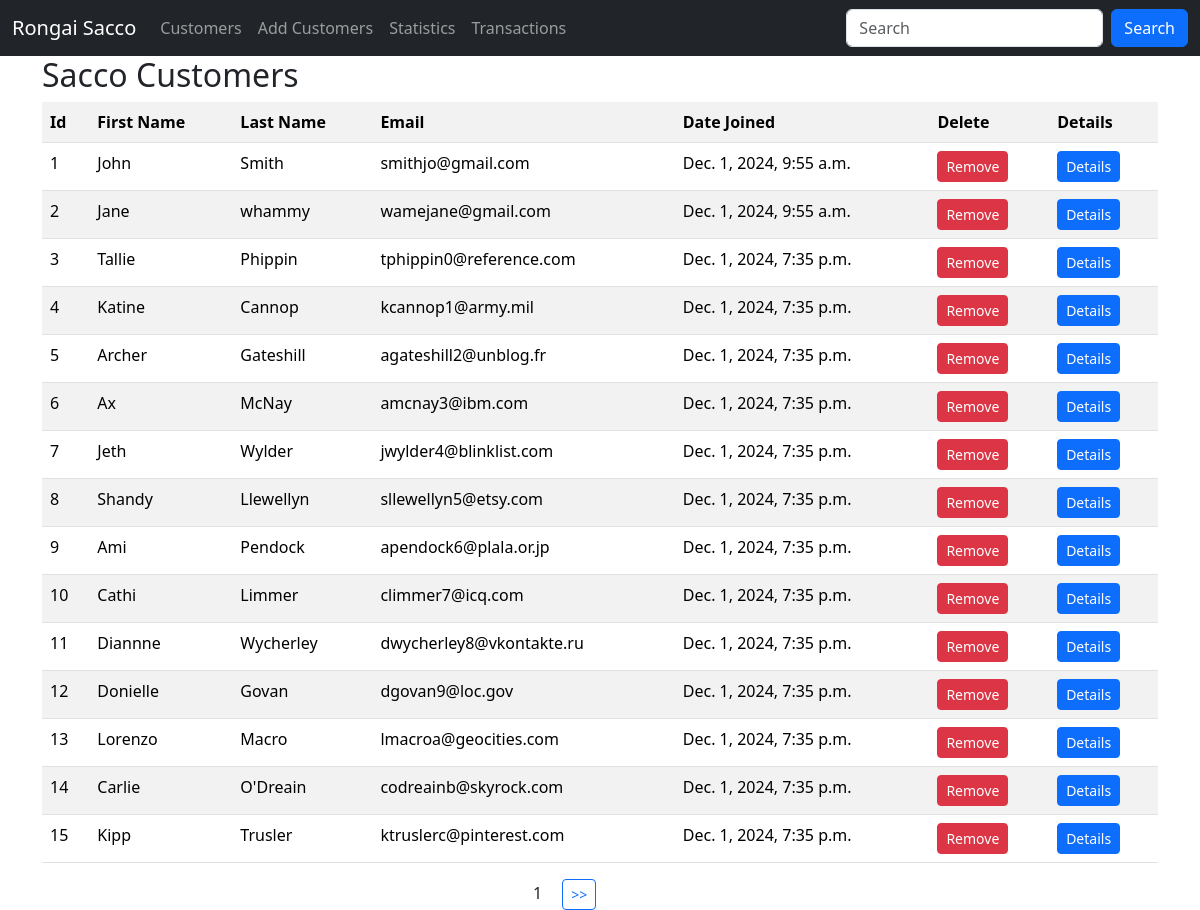
The app's page / (signed in), older data.
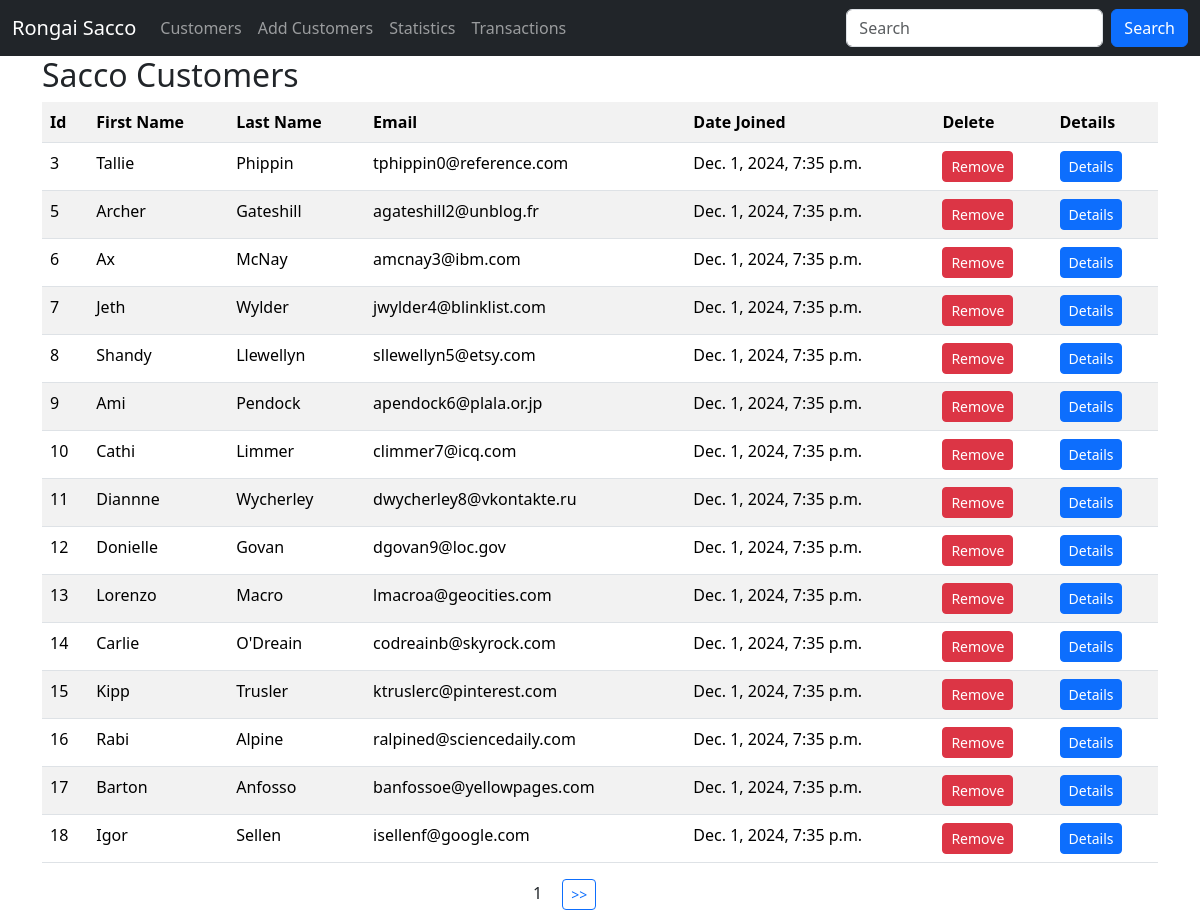
The same page, newer data.
### sacco/models.py (models this page shows, shortened)
class Customer(models.Model):
    first_name = models.CharField(max_length=35)
    last_name = models.CharField(max_length=35)
    email = models.EmailField(unique=True)
    dob = models.DateField()
    gender = models.CharField(max_length=10)
    created_at = models.DateTimeField(auto_now_add=True)  # when was the record created
    updated_at = models.DateTimeField(auto_now=True)  # when was the last time the record was updated
    class Meta:
        db_table = 'customers'

### sacco/views.py (the view)
# urls.py: path('', views.customers, name='customers'),
@login_required
def customers(request):
    data = Customer.objects.all().order_by('id').values()# ORM select * from customers
    paginator = Paginator(data, 15)
    page = request.GET.get('page', 1)
    try:
      paginated_data = paginator.page(page)
    except  EmptyPage:
        paginated_data = paginator.page(1)
    return render(request, "customers.html", {"data": paginated_data})

### templates/customers.html (shortened to what this page needs)
{% extends 'master.html' %}
{% block content %}
    <div class="container">
        <h2>Sacco Customers</h2>
        <table class="table table-striped">
            <tr>
                <th>Id</th>
                <th>First Name</th>
                <th>Last Name</th>
                <th>Email</th>
                <th>Date Joined</th>
                <th>Delete</th>
                <th>Details</th>
            </tr>
            {% for customer in data.object_list %}
                <tr>
                    <td>{{ customer.id }}</td>
                    <td>{{ customer.first_name }}</td>
                    <td>{{ customer.last_name }}</td>
                    <td>{{ customer.email }}</td>
                    <td>{{ customer.created_at }}</td>
                    <td>
                        <a class="btn btn-danger btn-sm" href="{% url 'delete_customer' customer.id %}">Remove</a>
                    </td>
                    <td>
                        <a class="btn btn-primary btn-sm" href="{% url 'customer_details' customer.id %}">Details</a>
                    </td>
                </tr>
            {% empty %}
                <p class="btn btn-danger">No Customers in the Sacco</p>
            {% endfor %}
        </table>
        <div class="row justify-content-center">
            <div class="col-sm-2">
                <span class="mx-3">{{ data.number }}</span>
                {% if data.has_next %}
                    <a class="btn btn-outline-primary btn-sm" href="?page={{ data.next_page_number }}"> >> </a>
                {% endif %}
            </div>
        </div>
    </div>
{% endblock %}

### templates/master.html (shortened to what this page needs)
<!DOCTYPE html>
<html lang="en">
<head>
    <link href="https://cdn.jsdelivr.net/npm/bootstrap@5.3.3/dist/css/bootstrap.min.css" rel="stylesheet">
</head>
<body>
<nav class="navbar navbar-expand-sm navbar-dark bg-dark">
    <div class="container-fluid">
        <a class="navbar-brand" href="">Rongai Sacco</a>
        <div class="collapse navbar-collapse" id="mynavbar">
            <ul class="navbar-nav me-auto">
                <li class="nav-item">
                    <a class="nav-link" href="{% url 'customers' %}">Customers</a>
                </li>
                <li class="nav-item">
                    <a class="nav-link" href="{% url 'add_customer' %}">Add Customers</a>
                </li>
                <li class="nav-item">
                    <a class="nav-link" href="#">Statistics</a>
                </li>
                <li class="nav-item">
                    <a class="nav-link" href="#">Transactions</a>
                </li>
            </ul>
            <form class="d-flex">
                <input class="form-control me-2" type="text" placeholder="Search">
                <button class="btn btn-primary" type="button">Search</button>
            </form>
        </div>
    </div>
</nav>
{% block content %}
{% endblock %}
</body>
</html>

Row changes from the older to the newer data that the page shows:
removed Customer: id "1", first_name "John", last_name "Smith", email "smithjo@gmail.com", created_at "Dec. 1, 2024, 9:55 a.m."
removed Customer: id "2", first_name "Jane", last_name "whammy", email "wamejane@gmail.com", created_at "Dec. 1, 2024, 9:55 a.m."
removed Customer: id "4", first_name "Katine", last_name "Cannop", email "kcannop1@army.mil", created_at "Dec. 1, 2024, 7:35 p.m."
now on this page (row unchanged): Customer: id "16", first_name "Rabi", last_name "Alpine", email "ralpined@sciencedaily.com", created_at "Dec. 1, 2024, 7:35 p.m."
now on this page (row unchanged): Customer: id "17", first_name "Barton", last_name "Anfosso", email "banfossoe@yellowpages.com", created_at "Dec. 1, 2024, 7:35 p.m."
now on this page (row unchanged): Customer: id "18", first_name "Igor", last_name "Sellen", email "isellenf@google.com", created_at "Dec. 1, 2024, 7:35 p.m."
